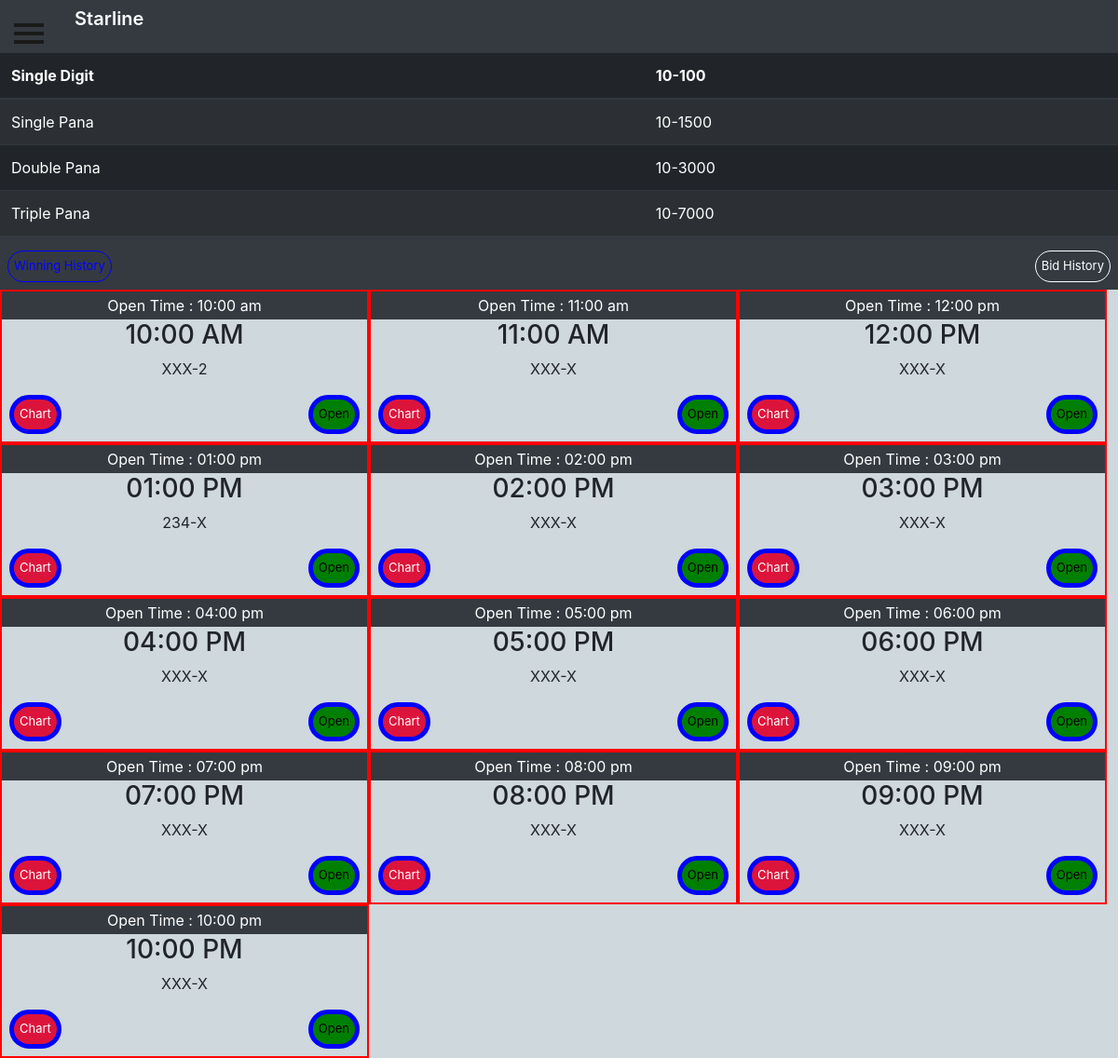
Screenshot of /starline with the database file from the repository.
### satta_king/models.py (models this page shows, shortened)
class StarlineTime(models.Model):
   Hour_Choice=(
      ('10 AM','10 AM'),
      ('11 AM','11 AM'),
      ('12 PM','12 PM'),
      ('01 PM','01 PM'),
      ('02 PM','02 PM'),
      ('03 PM','03 PM'),
      ('04 PM','04 PM'),
      ('05 PM','05 PM'),
      ('06 PM','06 PM'),
      ('07 PM','07 PM'),
      ('08 PM','08 PM'),
      ('09 PM','09 PM'),
      ('10 PM','10 PM'),
   )
   title=models.CharField(max_length=100, choices=Hour_Choice)
   Open_Time=models.CharField(max_length=5)

class Starline(models.Model):
   Hour_Choice=(
      ('10 AM','10 AM'),
      ('11 AM','11 AM'),
      ('12 PM','12 PM'),
      ('01 PM','01 PM'),
      ('02 PM','02 PM'),
      ('03 PM','03 PM'),
      ('04 PM','04 PM'),
      ('05 PM','05 PM'),
      ('06 PM','06 PM'),
      ('07 PM','07 PM'),
      ('08 PM','08 PM'),
      ('09 PM','09 PM'),
      ('10 PM','10 PM'),
   )
   title=models.CharField(max_length=100, choices=Hour_Choice)
   Number=models.CharField(max_length=5)
   Date=models.DateField(auto_now_add=True,null=True)

### satta_king/views.py (the view)
# urls.py: path('starline', views.STARLINE,name='starline'),
def STARLINE(request):
    number=Starline.objects.all()
    Time=StarlineTime.objects.all()
    data={
        'number': number,
        'Time': Time
    }
    return render (request,'starline.html',data)

### templates/starline.html (shortened to what this page needs)
{% extends 'base.html' %}
{% block contant %}
{% load static %}
<nav class="navbar navbar-dark bg-dark">
  <span class="navbar-brand mb-0 h1">
    <p align="right">Starline</p>
  </span>
  <table class="table table-striped table-dark">
    <thead>
      <tr>
        <th scope="col">Single Digit</th>
        <th scope="col">10-100</th>
      </tr>
    </thead>
    <tbody>
      <tr>
        <td>Single Pana</td>
        <td>10-1500</td>
      </tr>
      <tr>
        <td>Double Pana</td>
        <td>10-3000</td>
      </tr>
      <tr>
        <td>Triple Pana</td>
        <td>10-7000</td>
      </tr>
    </tbody>
  </table>
  <div class="main_btn_section">
    <div class="btnleft">
      <a href="{%url 'winning'%}" class="btn_win">Winning History</a>
    </div>
    <div class="btnright">
      <a href="{%url 'bid'%}" class="btn_bid">Bid History</a>
    </div>
  </div>
</nav>
<div class="left text-center">
  <div class="base_Timing">
    {% if Time%}
    {% for t in Time  %}
    {% if t.title == '10 AM'%}
    <span>Open Time : {{t.Open_Time}} am</span>
    {% endif %}
    {% endfor %}
    {% endif %}
  </div>
  <h3>10:00 AM</h3>
  {% if number%}
  {% for num in number  %}
  {% if num.title == '10 AM'%}
  <p>{{num.Number}}</P>
    {% endif %}
    {% endfor %}
    {% endif %}
  <div class="btn_section">
    <a href="https://luxmatka.club/starline-market-chart.php" class="btn">Chart</a>
    <a href="{%url '10am'%}" class="my">Open</a>
  </div>
</div>
<div class="main text-center">
  <div class="base_Timing">
    {% if Time%}
    {% for t in Time  %}
    {% if t.title == '11 AM'%}
    <span>Open Time : {{t.Open_Time}} am</span>
    {% endif %}
    {% endfor %}
    {% endif %}
  </div>
  <h3>11:00 AM</h3>
  {% if number%}
  {% for num in number  %}
  {% if num.title == '11 AM'%}
  <p>{{num.Number}}</P>
    {% endif %}
    {% endfor %}
    {% endif %}
  <div class="btn_section">
    <a href="https://luxmatka.club/starline-market-chart.php" class="btn">Chart</a>
    <a href="{%url '11am'%}" class="my">Open</a>
  </div>
</div>
<div class="right text-center">
  <div class="base_Timing">
    {% if Time%}
    {% for t in Time  %}
    {% if t.title == '12 PM'%}
    <span>Open Time : {{t.Open_Time}} pm</span>
    {% endif %}
    {% endfor %}
    {% endif %}
  </div>
  <h3>12:00 PM</h3>
  {% if number%}
  {% for num in number  %}
  {% if num.title == '12 PM'%}
  <p>{{num.Number}}</P>
    {% endif %}
    {% endfor %}
    {% endif %}
  <div class="btn_section">
    <a href="https://luxmatka.club/starline-market-chart.php" class="btn">Chart</a>
    <a href="{%url '12pm'%}" class="my">Open</a>
  </div>
</div>
<div class="left text-center">
  <div class="base_Timing">
    {% if Time%}
    {% for t in Time  %}
    {% if t.title == '01 PM'%}
    <span>Open Time : {{t.Open_Time}} pm</span>
    {% endif %}
    {% endfor %}
    {% endif %}
  </div>
  <h3>01:00 PM</h3>
  {% if number%}
  {% for num in number  %}
  {% if num.title == '01 PM'%}
  <p>{{num.Number}}</P>
    {% endif %}
    {% endfor %}
    {% endif %}
  <div class="btn_section">
    <a href="https://luxmatka.club/starline-market-chart.php" class="btn">Chart</a>
    <a href="{%url '01pm'%}" class="my">Open</a>
  </div>
</div>
<div class="main text-center">
  <div class="base_Timing">
    {% if Time%}
    {% for t in Time  %}
    {% if t.title == '02 PM'%}
    <span>Open Time : {{t.Open_Time}} pm</span>
    {% endif %}
    {% endfor %}
    {% endif %}
  </div>
  <h3>02:00 PM</h3>
  {% if number%}
  {% for num in number  %}
  {% if num.title == '02 PM'%}
  <p>{{num.Number}}</P>
    {% endif %}
    {% endfor %}
    {% endif %}
  <div class="btn_section">
    <a href="https://luxmatka.club/starline-market-chart.php" class="btn">Chart</a>
    <a href="{%url '02pm'%}" class="my">Open</a>
  </div>
</div>
<div class="right text-center">
  <div class="base_Timing">
    {% if Time%}
    {% for t in Time  %}
    {% if t.title == '03 PM'%}
    <span>Open Time : {{t.Open_Time}} pm</span>
    {% endif %}
    {% endfor %}
    {% endif %}
  </div>
  <h3>03:00 PM</h3>
  {% if number%}
  {% for num in number  %}
  {% if num.title == '03 PM'%}
  <p>{{num.Number}}</P>
    {% endif %}
    {% endfor %}
    {% endif %}
  <div class="btn_section">
    <a href="https://luxmatka.club/starline-market-chart.php" class="btn">Chart</a>
    <a href="{%url '03pm'%}" class="my">Open</a>
  </div>
</div>
<div class="left text-center">
  <div class="base_Timing">
    {% if Time%}
    {% for t in Time  %}
    {% if t.title == '04 PM'%}
    <span>Open Time : {{t.Open_Time}} pm</span>
    {% endif %}
    {% endfor %}
    {% endif %}
  </div>
  <h3>04:00 PM</h3>
  {% if number%}
  {% for num in number  %}
  {% if num.title == '04 PM'%}
  <p>{{num.Number}}</P>
    {% endif %}
    {% endfor %}
    {% endif %}
  <div class="btn_section">
    <a href="https://luxmatka.club/starline-market-chart.php" class="btn">Chart</a>
    <a href="{%url '04pm'%}" class="my">Open</a>
  </div>
</div>
<div class="main text-center">
  <div class="base_Timing">
    {% if Time%}
    {% for t in Time  %}
    {% if t.title == '05 PM'%}
    <span>Open Time : {{t.Open_Time}} pm</span>
    {% endif %}
    {% endfor %}
    {% endif %}
  </div>
  <h3>05:00 PM</h3>
  {% if number%}
  {% for num in number  %}
  {% if num.title == '05 PM'%}
  <p>{{num.Number}}</P>
    {% endif %}
    {% endfor %}
    {% endif %}
  <div class="btn_section">
    <a href="https://luxmatka.club/starline-market-chart.php" class="btn">Chart</a>
    <a href="{%url '05pm'%}" class="my">Open</a>
  </div>
</div>
<div class="right text-center">
  <div class="base_Timing">
    {% if Time%}
    {% for t in Time  %}
    {% if t.title == '06 PM'%}
    <span>Open Time : {{t.Open_Time}} pm</span>
    {% endif %}
    {% endfor %}
    {% endif %}
  </div>
  <h3>06:00 PM</h3>
  {% if number%}
    {% for num in number  %}
    {% if num.title == '06 PM'%}
    <p>{{num.Number}}</P>
      {% endif %}
      {% endfor %}
      {% endif %}
  <div class="btn_section">
    <a href="https://luxmatka.club/starline-market-chart.php" class="btn">Chart</a>
    <a href="{%url '06pm'%}" class="my">Open</a>
  </div>
</div>
<div class="left text-center">
  <div class="base_Timing">
    {% if Time%}
    {% for t in Time  %}
    {% if t.title == '07 PM'%}
    <span>Open Time : {{t.Open_Time}} pm</span>
    {% endif %}
    {% endfor %}
    {% endif %}
  </div>
  <h3>07:00 PM</h3>
  {% if number%}
    {% for num in number  %}
    {% if num.title == '07 PM'%}
    <p>{{num.Number}}</P>
      {% endif %}
      {% endfor %}
      {% endif %}
  <div class="btn_section">
    <a href="https://luxmatka.club/starline-market-chart.php" class="btn">Chart</a>
    <a href="{%url '07pm'%}" class="my">Open</a>
  </div>
</div>
<div class="main text-center">
  <div class="base_Timing">
    {% if Time%}
    {% for t in Time  %}
    {% if t.title == '08 PM'%}
    <span>Open Time : {{t.Open_Time}} pm</span>
    {% endif %}
    {% endfor %}
    {% endif %}
  </div>
  <h3>08:00 PM</h3>
  {% if number%}
  {% for num in number  %}
  {% if num.title == '08 PM'%}
  <p>{{num.Number}}</P>
    {% endif %}
    {% endfor %}
    {% endif %}
  <div class="btn_section">
    <a href="https://luxmatka.club/starline-market-chart.php" class="btn">Chart</a>
    <a href="{%url '08pm'%}" class="my">Open</a>
  </div>
</div>
<div class="right text-center">
  <div class="base_Timing">
    {% if Time%}
    {% for t in Time  %}
    {% if t.title == '09 PM'%}
    <span>Open Time : {{t.Open_Time}} pm</span>
    {% endif %}
    {% endfor %}
    {% endif %}
  </div>
  <h3>09:00 PM</h3>
  {% if number%}
  {% for num in number  %}
  {% if num.title == '09 PM'%}
  <p>{{num.Number}}</P>
    {% endif %}
    {% endfor %}
    {% endif %}
  <div class="btn_section">
    <a href="https://luxmatka.club/starline-market-chart.php" class="btn">Chart</a>
    <a href="{%url '09pm'%}" class="my">Open</a>
  </div>
</div>
<div class="right text-center">
  <div class="base_Timing">
    {% if Time%}
    {% for t in Time  %}
    {% if t.title == '10 PM'%}
    <span>Open Time : {{t.Open_Time}} pm</span>
    {% endif %}
    {% endfor %}
    {% endif %}
  </div>
  <h3>10:00 PM</h3>
  {% if number%}
  {% for num in number  %}
  {% if num.title == '10 PM'%}
  <p>{{num.Number}}</P>
    {% endif %}
    {% endfor %}
    {% endif %}
  <div class="btn_section">
    <a href="https://luxmatka.club/starline-market-chart.php" class="btn">Chart</a>
    <a href="{%url '10pm'%}" class="my">Open</a>
  </div>
</div>
{% endblock contant %}

### templates/base.html (style rules this page uses)
body { position: relative; overflow-x: hidden; background-color: #CFD8DC; }
body, html { height: 100%; }
.navbar { padding: 0; }

### templates/starline.html (style rules this page uses)
.navbar p { margin-left: 80px; font-weight: 600; font-size: 20px; }
.table td { margin-left: 100px; }
.table th { margin-left: 100px; }
* { box-sizing: border-box; }
.left { border: 2px solid red; float: left; width: 33%; }
a { text-decoration: none; color: black; float: left; }
.btn { background-color: crimson; padding: 6px; border: 5px solid blue; cursor: pointer; font-size: 13px; border-radius: 30px; color: white; }
.btn_win { border: 1px solid #00f; color: #00f }
.btn_bid { border: 1px solid #fff; color: #fff; }
.btn_win, .btn_bid { padding: 6px; cursor: pointer; font-size: 13px; border-radius: 30px }
.my { background-color: green; padding: 6px; border: 5px solid blue; float: Right; cursor: pointer; font-size: 13px; border-radius: 30px; }
.main { border: 2px solid red; float: left; width: 33%; }
.right { border: 2px solid red; float: left; width: 33%; }
.base_Timing { display: flex; width: 100%; justify-content: center; align-items: center; color: #fff; height: 30px; background-color: #343a40; }
.main_btn_section { width: 100%; display: flex; justify-content: space-between; margin: 0 8px 8px 8px; align-items: center; }
.btn_section { display: flex; justify-content: space-between; align-items: center; margin: 0 8px 8px 8px; }

### rows the page displays
StarlineTime: Open_Time "10:00"
Starline: Number "XXX-2"
StarlineTime: Open_Time "11:00"
Starline: Number "XXX-X"
StarlineTime: Open_Time "12:00"
Starline: Number "XXX-X"
StarlineTime: Open_Time "01:00"
Starline: Number "234-X"
StarlineTime: Open_Time "02:00"
Starline: Number "XXX-X"
StarlineTime: Open_Time "03:00"
Starline: Number "XXX-X"
StarlineTime: Open_Time "04:00"
Starline: Number "XXX-X"
StarlineTime: Open_Time "05:00"
Starline: Number "XXX-X"
StarlineTime: Open_Time "06:00"
Starline: Number "XXX-X"
StarlineTime: Open_Time "07:00"
Starline: Number "XXX-X"
StarlineTime: Open_Time "08:00"
Starline: Number "XXX-X"
StarlineTime: Open_Time "09:00"
Starline: Number "XXX-X"
StarlineTime: Open_Time "10:00"
Starline: Number "XXX-X"
